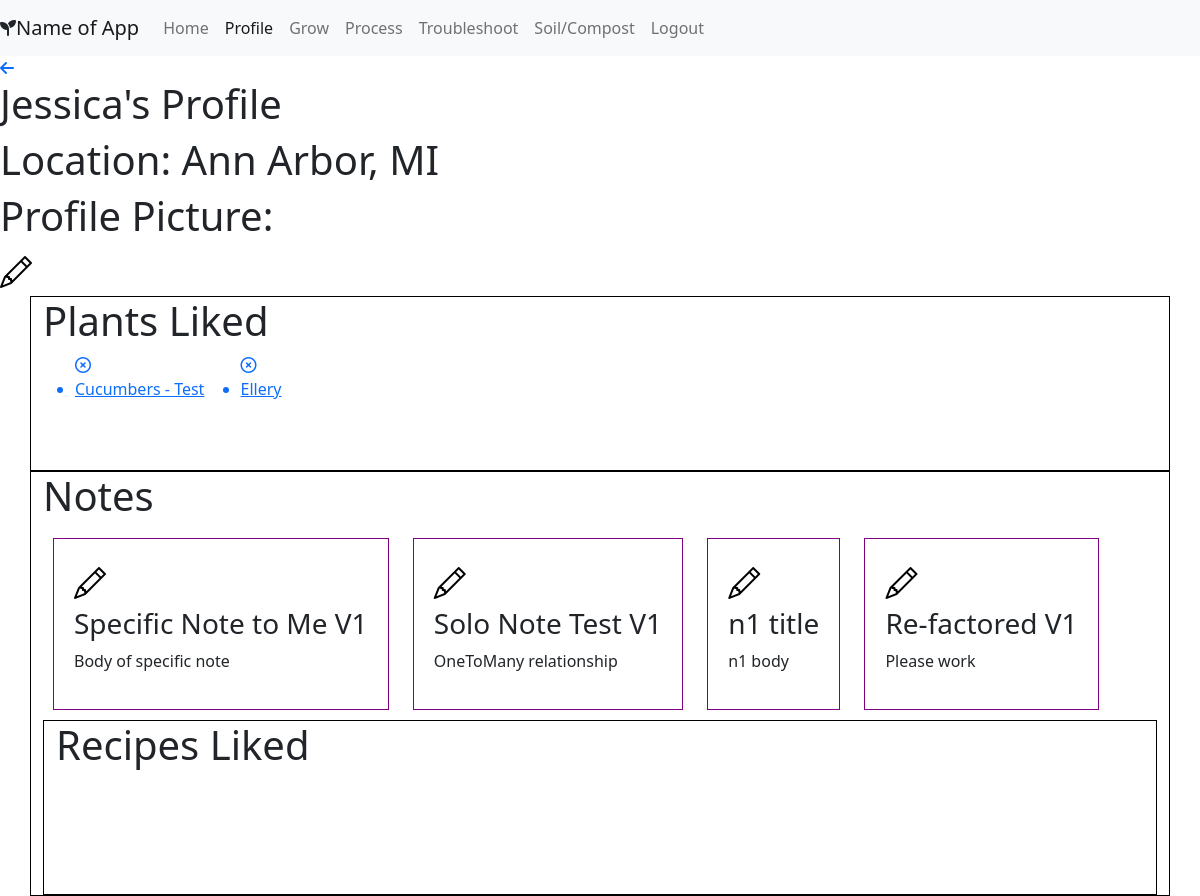
/profile/1 (signed in), run on the app's committed database.
### portfolio/models.py (models this page shows, shortened)
class User(models.Model):
    first_name = models.CharField(max_length=45)
    last_name = models.CharField(max_length=45)
    location = models.TextField(null = True)
    email = models.TextField()
    password = models.TextField()
    profile_pic = models.ImageField(null=True, blank=True)
    created_at = models.DateTimeField(auto_now_add=True)
    updated_at = models.DateTimeField(auto_now=True)
    objects = UserManager()

class Plant(models.Model):
    users_like = models.ManyToManyField(User, related_name = "plants_liked")
    category = models.CharField(max_length = 45)
    name = models.CharField(max_length = 45)
    plant_pic = models.ImageField(upload_to=None, height_field=None, width_field=None, max_length=100, blank=True, null=True)
    latin_name = models.CharField(max_length = 45, null=True)
    sun = models.CharField(max_length = 45, null=True)
    water = models.CharField(max_length = 255, null=True)
    spacing = models.CharField(max_length = 45, null=True)
    height_width = models.CharField(max_length = 45, null=True)
    days_to_harvest = models.CharField(max_length = 45, null=True)
    pH = models.CharField(max_length = 45, null=True)
    planting = models.TextField(null = True)
    family=models.CharField(max_length = 45, null=True)
    soil_reqs = models.TextField(null = True)
    companion_plants = models.TextField(null = True)
    dont_plant_near = models.TextField(null = True)
    pruning = models.TextField(null = True)
    harvesting = models.TextField(null = True)
    common_pests = models.TextField(null = True)
    medicinal_props = models.TextField(null = True)
    edibility = models.TextField(null = True)
    other_uses = models.TextField(null = True)
    specific_notes = models.TextField(null = True)
    created_at = models.DateTimeField(auto_now_add=True)
    updated_at = models.DateTimeField(auto_now=True)
    objects = PlantManager()

class Note(models.Model):
    title = models.CharField(max_length = 55, null=True)
    body = models.TextField(null=True)
    written_by = models.ForeignKey(User, related_name = "notes_written", on_delete=models.CASCADE, null=True)
    created_at = models.DateTimeField(auto_now_add=True)
    updated_at = models.DateTimeField(auto_now=True)
    objects = NoteManager()

### portfolio/views.py (the view)
# urls.py: path('profile/<int:user_id>', views.profile),
def profile(request, user_id):
    if 'user_id' not in request.session:
        return redirect('/')
    context={
        'current_user' : User.objects.get(id = request.session['user_id']),
        'all_notes': Note.objects.all(),
        }
    return render(request, "profile.html", context)

### portfolio/templates/profile.html (shortened to what this page needs)
{% load static %}
<!DOCTYPE html>
<html lang="en">
<head>
    <link href="https://cdn.jsdelivr.net/npm/bootstrap@5.0.0-beta3/dist/css/bootstrap.min.css" rel="stylesheet"
>
    <link rel="stylesheet" href="https://cdn.jsdelivr.net/npm/bootstrap-icons@1.4.1/font/bootstrap-icons.css">
    <link rel="stylesheet" href="{% static 'css/styles.css' %}">
</head>
<body>
    <div>
        <nav class="navbar navbar-expand-lg navbar-light bg-light sticky-top">
            <i class="fas fa-seedling"></i><a class="navbar-brand" href="#"> Name of App</a>
            <div class="collapse navbar-collapse" id="navbarNavAltMarkup">
                <div class="navbar-nav">
                    <a class="nav-item nav-link" href="/home">Home</a>
                    <a class="nav-item nav-link active" href="/profile/{{current_user.id}}">Profile</a>
                    <a class="nav-item nav-link" href="/grow">Grow</a>
                    <a class="nav-item nav-link" href="#">Process</a>
                    <a class="nav-item nav-link" href="#">Troubleshoot</a>
                    <a class="nav-item nav-link" href="#">Soil/Compost</a>
                    <a class="nav-item nav-link" href="/logout">Logout</a>
                </div>
            </div>
        </nav>
    </div>
    <a href="/home"><i class="fas fa-arrow-left"></i></a>
    <h1>{{current_user.first_name}}'s Profile</h1>
    <h1>Location: {{current_user.location}}</h1>
    <h1>Profile Picture:</h1>
    <a href="/profile/{{current_user.id}}/edit"><i class="bi-pencil" style="font-size: 2rem; color: black"></i></a>
    <div class="container" style="min-height: 175px; border:1px solid black">
        <h1>Plants Liked</h1>
        {% for plant in current_user.plants_liked.all %}
        <ul style="display: inline-block;">
            <a href="/plant/{{plant.id}}/unlike_plant"><i class="far fa-times-circle"></i></a>
            <a href="/grow/details/{{plant.id}}">
                <li>{{plant.name}}</li>
            </a>
        </ul>
        {% endfor %}
    </div>
    <div class="container" style="min-height: 175px; border:1px solid black">
        <h1>Notes</h1>
        {% for note in current_user.notes_written.all %}
        <div class="container" style="width: fit-content; border:1px solid purple; padding: 20px; justify-content: left; display: inline-block; margin: 10px;">
            <a href="/note/{{note.id}}/edit"><i class="bi-pencil" style="font-size: 2rem; color: black"></i></a>
            <h3>{{note.title}}</h3>
            <p>{{note.body}}</p>
        </div>
        {% endfor %}
        <div class="container" style="min-height: 175px; border:1px solid black">
            <h1>Recipes Liked</h1>
        </div>
</body>
</html>

### portfolio/static/css/styles.css (style rules this page uses)
* { margin: 0; padding: 0; }

### data on the page
User: first_name "Jessica", location "Ann Arbor, MI"
Plant: name "Cucumbers - Test"
Plant: name "Ellery"
Note: title "Specific Note to Me V1", body "Body of specific note"
Note: title "Solo Note Test V1", body "OneToMany relationship"
Note: title "n1 title", body "n1 body"
Note: title "Re-factored V1", body "Please work"
